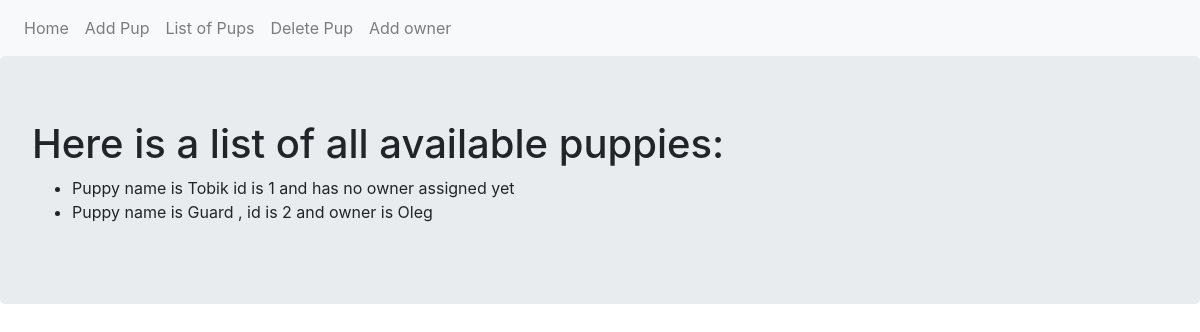
Before: /puppies/list with the older database file.
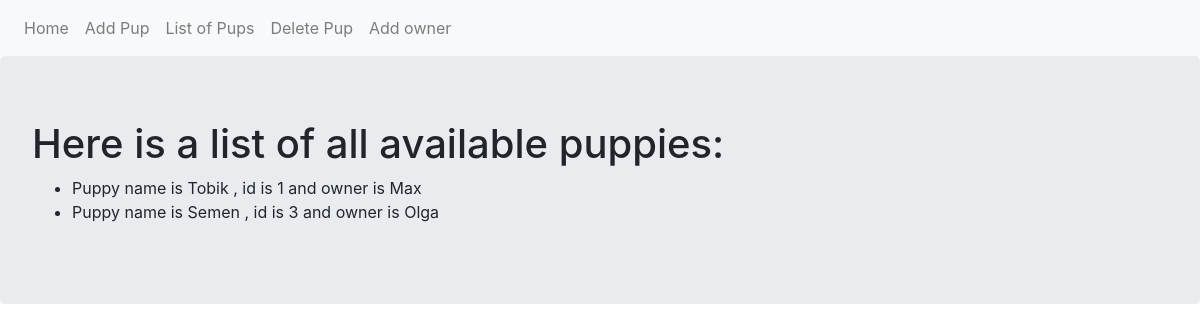
After: the same page with the newer database file.
### myproject/models.py (models this page shows, shortened)
class Puppy(db.Model):
    __tablename__ = 'puppies'
    id = db.Column(db.Integer, primary_key=True)
    name = db.Column(db.String)
    owner = db.relationship('Owner', backref='Puppy', uselist=False )
    def __repr__(self):
        if self.owner:
            return f'Puppy name is {self.name} , id is {self.id} and owner is {self.owner.name}'
        return f'Puppy name is {self.name} id is {self.id} and has no owner assigned yet'

class Owner(db.Model):
    __tablename__ = 'owners'
    id = db.Column(db.Integer, primary_key=True)
    name = db.Column(db.Text)
    puppy_id = db.Column(db.Integer, db.ForeignKey('puppies.id'))

### myproject/puppies/views.py (the view)
@puppies_blueprint.route('/list')
def list():
    puppies = Puppy.query.all()
    return render_template('list.html', puppies=puppies)

### myproject/puppies/templates/puppies/list.html (shortened to what this page needs)
{% extends 'base.html' %}
{% block content %}
    <h1>Here is a list of all available puppies:</h1>
    <ul>
        {% for puppy in puppies %}
            <li>{{ puppy }}</li>
        {% endfor %}
    </ul>
{% endblock %}

### myproject/templates/base.html (shortened to what this page needs)
<!DOCTYPE html>
<html lang="en">
<head>
    <link rel="stylesheet" href="https://stackpath.bootstrapcdn.com/bootstrap/4.4.1/css/bootstrap.min.css">
</head>
<body>
<nav class="navbar navbar-expand-lg navbar-light bg-light">
    <div class="navbar-nav">
        <a class="nav-item nav-link" href="{{ url_for('index') }}">Home</a>
        <a class="nav-item nav-link" href="{{ url_for('puppies.add') }}">Add Pup</a>
        <a class="nav-item nav-link" href="{{ url_for('puppies.list') }}">List of Pups</a>
        <a class="nav-item nav-link" href="{{ url_for('puppies.delete') }}">Delete Pup</a>
        <a class="nav-item nav-link" href="{{ url_for('owners.add') }}">Add owner</a>
    </div>
</nav>
<div class="jumbotron">
    {% block content %}
    {% endblock %}
</div>
</body>
</html>

Changed rows visible on the page:
removed Puppy: name+id "Puppy name is Guard , id is 2 and owner is Oleg"
computed for Puppy: name+id "Puppy name is Tobik id is 1 and has no owner assigned yet" → "Puppy name is Tobik , id is 1 and owner is Max"
added Puppy: name+id "Puppy name is Semen , id is 3 and owner is Olga"
